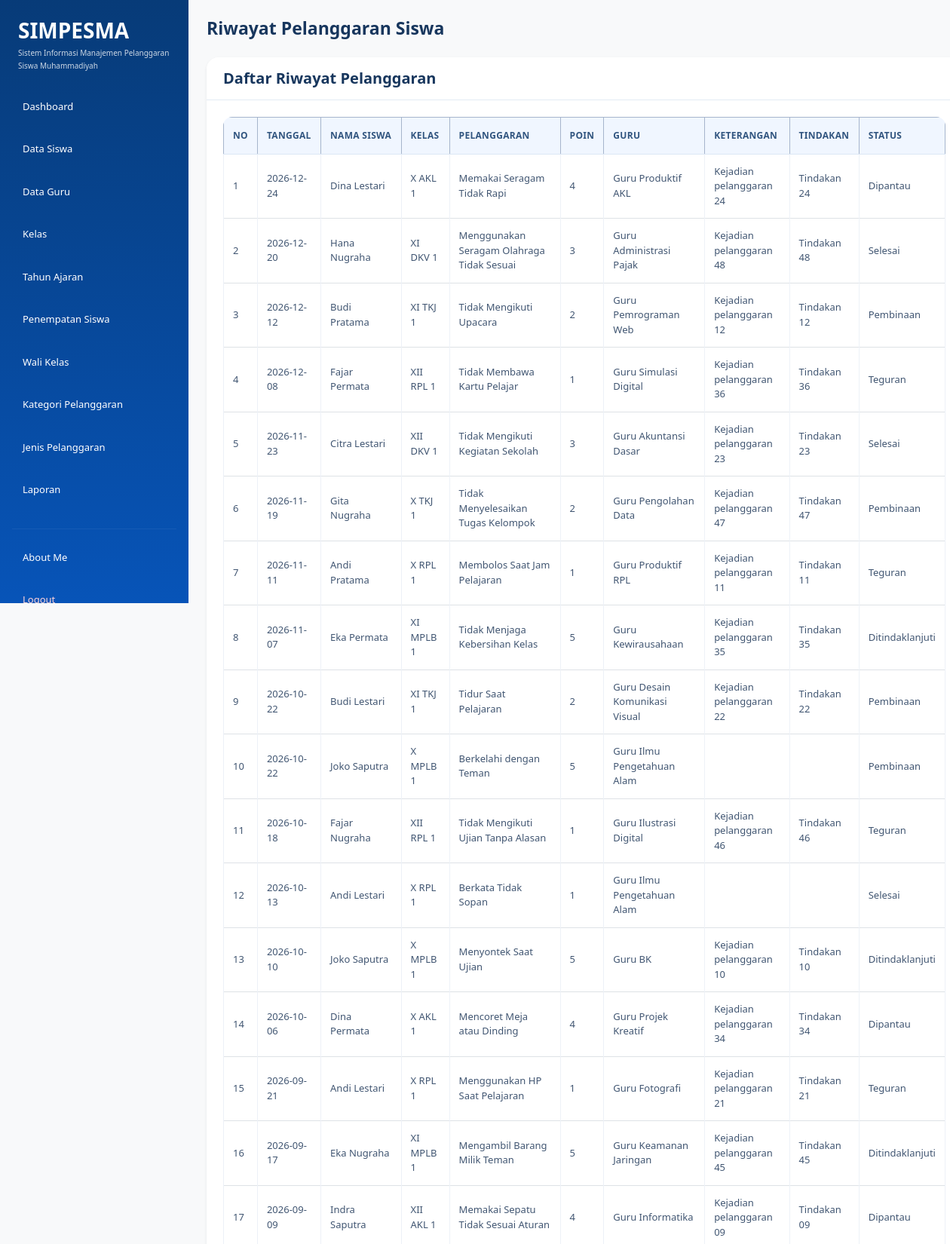
/riwayat_pelanggaran.php (signed in, upper part), run on the app's committed database.
### tables this page shows
CREATE TABLE `t_pelanggaran_siswa` (
  `id` int(11) NOT NULL,
  `tahun_ajaran_id` int(11) NOT NULL,
  `siswa_id` int(11) NOT NULL,
  `nama_siswa` varchar(150) NOT NULL,
  `kelas_id` int(11) NOT NULL,
  `nama_kelas` varchar(100) NOT NULL,
  `pelanggaran_id` int(11) NOT NULL,
  `nama_pelanggaran` varchar(150) NOT NULL,
  `pelanggaran_kategori_id` int(11) NOT NULL,
  `guru_id` int(11) NOT NULL,
  `nama_guru` varchar(150) NOT NULL,
  `tanggal` date NOT NULL,
  `keterangan` text NOT NULL,
  `poin` int(11) NOT NULL,
  `tindakan` text NOT NULL,
  `status` varchar(30) NOT NULL,
  `created_at` timestamp NOT NULL DEFAULT current_timestamp(),
  `updated_at` timestamp NOT NULL DEFAULT current_timestamp()
);

### riwayat_pelanggaran.php (the view, shortened to what this page needs)
<?php
include "config/koneksi.php";
$role = $_SESSION['role'];
$where = "WHERE 1=1";
$query = mysqli_query($koneksi, "
    SELECT *
    FROM t_pelanggaran_siswa
    $where
    ORDER BY tanggal DESC, nama_siswa ASC
");
?>
<!DOCTYPE html>
<html lang="id">
<head>
     <link
        href="https://cdn.jsdelivr.net/npm/bootstrap@5.3.8/dist/css/bootstrap.min.css"
        rel="stylesheet"
    >
    <link
        href="https://cdn.datatables.net/3.1.4/css/dataTables.dataTables.min.css"
        rel="stylesheet"
    >
    <link rel="stylesheet" href="style.css">
</head>
<body class="bg-light">
<div class="container-fluid">
    <div class="row min-vh-100">
        <aside
            class="col-md-3 col-lg-2 min-vh-100 p-3"
            style="background-color: #30318B;"
        >
            <div class="mb-4 px-2">
                <h3 class="text-white mb-1 fw-bold">
                    SIMPESMA
                </h3>
                <p class="text-white mb-0" style="font-size: 10px; line-height: 1.7; opacity: 0.8;">
                    Sistem Informasi Manajemen
                    Pelanggaran Siswa Muhammadiyah
                </p>
            </div>
            <ul class="nav nav-pills flex-column">
                <li class="nav-item mb-2">
                    <a href="dashboard.php" class="nav-link text-white">
                        Dashboard
                    </a>
                </li>
                <?php if ($role == 'admin') { ?>
                    <li class="nav-item mb-2">
                        <a href="data_siswa.php" class="nav-link text-white">
                            Data Siswa
                        </a>
                    </li>
                    <li class="nav-item mb-2">
                        <a href="data_guru.php" class="nav-link text-white">
                            Data Guru
                        </a>
                    </li>
                    <li class="nav-item mb-2">
                        <a href="data_kelas.php" class="nav-link text-white">
                            Kelas
                        </a>
                    </li>
                    <li class="nav-item mb-2">
                        <a href="data_tahun_ajaran.php" class="nav-link text-white">
                            Tahun Ajaran
                        </a>
                    </li>
                    <li class="nav-item mb-2">
                        <a href="penempatan_siswa.php" class="nav-link text-white">
                            Penempatan Siswa
                        </a>
                    </li>
                    <li class="nav-item mb-2">
                        <a href="wali_kelas.php" class="nav-link text-white">
                            Wali Kelas
                        </a>
                    </li>
                    <li class="nav-item mb-2">
                        <a href="kategori_pelanggaran.php" class="nav-link text-white">
                            Kategori Pelanggaran
                        </a>
                    </li>
                    <li class="nav-item mb-2">
                        <a href="jenis_pelanggaran.php" class="nav-link text-white">
                            Jenis Pelanggaran
                        </a>
                    </li>
                    <li class="nav-item mb-2">
                        <a href="laporan.php" class="nav-link text-white">
                            Laporan
                        </a>
                    </li>
                <?php } ?>
                <hr class="text-white-50">
                <li class="nav-item mb-2">
                    <a href="about_me.php" class="nav-link text-white">
                        About Me
                    </a>
                </li>
                <li class="nav-item">
                    <a href="logout.php" class="nav-link text-danger">
                        Logout
                    </a>
                </li>
            </ul>
        </aside>
        <main class="col-md-9 col-lg-10 p-4">
            <div class="mb-4">
                <h2 class="fw-bold mb-1">
                    Riwayat Pelanggaran Siswa
                </h2>
            </div>
            <div class="card border-0 shadow-sm">
                <div class="card-header bg-white py-3">
                    <h5 class="mb-0">
                        Daftar Riwayat Pelanggaran
                    </h5>
                </div>
                <div class="card-body">
                    <div class="table-responsive">
                        <table
                            id="example"
                            class="table table-bordered table-hover align-middle"
                        >
                            <thead class="table-primary">
                                <tr>
                                    <th>No</th>
                                    <th>Tanggal</th>
                                    <th>Nama Siswa</th>
                                    <th>Kelas</th>
                                    <th>Pelanggaran</th>
                                    <th>Poin</th>
                                    <th>Guru</th>
                                    <th>Keterangan</th>
                                    <th>Tindakan</th>
                                    <th>Status</th>
                                </tr>
                            </thead>
                            <tbody>
                                <?php
                                $no = 1;
                                while ($row = mysqli_fetch_assoc($query)) {
                                ?>
                                    <tr>
                                        <td>
                                            <?php echo $no++; ?>
                                        </td>
                                        <td>
                                            <?php echo htmlspecialchars($row['tanggal']); ?>
                                        </td>
                                        <td>
                                            <?php echo htmlspecialchars($row['nama_siswa']); ?>
                                        </td>
                                        <td>
                                            <?php echo htmlspecialchars($row['nama_kelas']); ?>
                                        </td>
                                        <td>
                                            <?php echo htmlspecialchars($row['nama_pelanggaran']); ?>
                                        </td>
                                        <td>
                                            <?php echo htmlspecialchars($row['poin']); ?>
                                        </td>
                                        <td>
                                            <?php echo htmlspecialchars($row['nama_guru']); ?>
                                        </td>
                                        <td>
                                            <?php echo htmlspecialchars($row['keterangan']); ?>
                                        </td>
                                        <td>
                                            <?php echo htmlspecialchars($row['tindakan']); ?>
                                        </td>
                                        <td>
                                            <?php echo htmlspecialchars($row['status']); ?>
                                        </td>
                                    </tr>
                                <?php } ?>
                            </tbody>
                        </table>
                    </div>
                </div>
            </div>
        </main>
    </div>
</div>
</body>
</html>

### style.css (style rules this page uses)
:root { --primary: #0754b8; --primary-dark: #073b78; --primary-light: #eaf3ff; --background: #f5f9ff; --white: #ffffff; --text: #17365d; --muted: #71829a; --border: #e3ebf5; --success: #198754; --danger: #dc3545; --radius: 16px; }
* { box-sizing: border-box; }
body { margin: 0; font-family: "Segoe UI", Arial, sans-serif; background: var(--background); color: var(--text); font-size: 14px; }
h1, h2, h3, h4, h5 { color: var(--text); font-weight: 700; }
a { text-decoration: none; }
aside, .sidebar, .col-lg-2.min-vh-100, .col-md-3.col-lg-2.min-vh-100 { background: linear-gradient( 180deg, #073b78 0%, #0754b8 100% ) !important; }
.col-lg-2.min-vh-100, .col-md-3.col-lg-2.min-vh-100 { padding: 24px 16px !important; }
.nav-pills .nav-link { color: #dceaff; padding: 12px 14px; margin-bottom: 5px; border-radius: 10px; font-size: 13px; font-weight: 500; transition: all 0.2s ease; }
.nav-pills .nav-link.text-danger { color: #ffd5d9 !important; }
hr { border-color: rgba(255, 255, 255, 0.25); }
main { min-width: 0; padding: 32px !important; }
main h2 { font-size: 23px; }
.container-fluid { padding-left: 0; padding-right: 0; }
.row { margin-right: 0; margin-left: 0; }
.card { border: 1px solid var(--border); border-radius: var(--radius); background: var(--white); box-shadow: 0 5px 22px rgba(22, 63, 115, 0.045); transition: box-shadow 0.2s ease, transform 0.2s ease; }
.card-header { background: #ffffff; border-bottom: 1px solid var(--border); padding: 18px 22px; border-radius: var(--radius) var(--radius) 0 0 !important; font-weight: 700; color: var(--text); }
.card-body { padding: 22px; }
.table-responsive { border-radius: 12px; }
.table { margin-bottom: 0; vertical-align: middle; font-size: 13px; }
.table thead th, .table th { background: #f0f6ff; color: #31557f; font-size: 12px; font-weight: 700; text-transform: uppercase; letter-spacing: 0.3px; border-bottom: 1px solid #dce7f5; padding: 15px 12px; white-space: nowrap; }
.table tbody td { color: #415672; padding: 13px 12px; border-color: #edf1f7; }
@media (min-width: 768px) { .col-md-3.col-lg-2.min-vh-100, .col-lg-2.min-vh-100, aside.sidebar { position: fixed !important; top: 0; left: 0; bottom: 0; width: 250px; height: 100vh; overflow-y: auto; z-index: 1000; } }
@media (min-width: 768px) { main { margin-left: 250px; width: calc(100% - 250px); } }

### data on the page
t_pelanggaran_siswa: tanggal "2026-12-24", nama_siswa "Dina Lestari", nama_kelas "X AKL 1", nama_pelanggaran "Memakai Seragam Tidak Rapi", poin "4", nama_guru "Guru Produktif AKL", keterangan "Kejadian pelanggaran 24", tindakan "Tindakan 24", status "Dipantau"
t_pelanggaran_siswa: tanggal "2026-12-20", nama_siswa "Hana Nugraha", nama_kelas "XI DKV 1", nama_pelanggaran "Menggunakan Seragam Olahraga Tidak Sesuai", poin "3", nama_guru "Guru Administrasi Pajak", keterangan "Kejadian pelanggaran 48", tindakan "Tindakan 48", status "Selesai"
t_pelanggaran_siswa: tanggal "2026-12-12", nama_siswa "Budi Pratama", nama_kelas "XI TKJ 1", nama_pelanggaran "Tidak Mengikuti Upacara", poin "2", nama_guru "Guru Pemrograman Web", keterangan "Kejadian pelanggaran 12", tindakan "Tindakan 12", status "Pembinaan"
t_pelanggaran_siswa: tanggal "2026-12-08", nama_siswa "Fajar Permata", nama_kelas "XII RPL 1", nama_pelanggaran "Tidak Membawa Kartu Pelajar", poin "1", nama_guru "Guru Simulasi Digital", keterangan "Kejadian pelanggaran 36", tindakan "Tindakan 36", status "Teguran"
t_pelanggaran_siswa: tanggal "2026-11-23", nama_siswa "Citra Lestari", nama_kelas "XII DKV 1", nama_pelanggaran "Tidak Mengikuti Kegiatan Sekolah", poin "3", nama_guru "Guru Akuntansi Dasar", keterangan "Kejadian pelanggaran 23", tindakan "Tindakan 23", status "Selesai"
t_pelanggaran_siswa: tanggal "2026-11-19", nama_siswa "Gita Nugraha", nama_kelas "X TKJ 1", nama_pelanggaran "Tidak Menyelesaikan Tugas Kelompok", poin "2", nama_guru "Guru Pengolahan Data", keterangan "Kejadian pelanggaran 47", tindakan "Tindakan 47", status "Pembinaan"
t_pelanggaran_siswa: tanggal "2026-11-11", nama_siswa "Andi Pratama", nama_kelas "X RPL 1", nama_pelanggaran "Membolos Saat Jam Pelajaran", poin "1", nama_guru "Guru Produktif RPL", keterangan "Kejadian pelanggaran 11", tindakan "Tindakan 11", status "Teguran"
t_pelanggaran_siswa: tanggal "2026-11-07", nama_siswa "Eka Permata", nama_kelas "XI MPLB 1", nama_pelanggaran "Tidak Menjaga Kebersihan Kelas", poin "5", nama_guru "Guru Kewirausahaan", keterangan "Kejadian pelanggaran 35", tindakan "Tindakan 35", status "Ditindaklanjuti"
t_pelanggaran_siswa: tanggal "2026-10-22", nama_siswa "Budi Lestari", nama_kelas "XI TKJ 1", nama_pelanggaran "Tidur Saat Pelajaran", poin "2", nama_guru "Guru Desain Komunikasi Visual", keterangan "Kejadian pelanggaran 22", tindakan "Tindakan 22", status "Pembinaan"
t_pelanggaran_siswa: tanggal "2026-10-22", nama_siswa "Joko Saputra", nama_kelas "X MPLB 1", nama_pelanggaran "Berkelahi dengan Teman", poin "5", nama_guru "Guru Ilmu Pengetahuan Alam", status "Pembinaan"
t_pelanggaran_siswa: tanggal "2026-10-18", nama_siswa "Fajar Nugraha", nama_kelas "XII RPL 1", nama_pelanggaran "Tidak Mengikuti Ujian Tanpa Alasan", poin "1", nama_guru "Guru Ilustrasi Digital", keterangan "Kejadian pelanggaran 46", tindakan "Tindakan 46", status "Teguran"
t_pelanggaran_siswa: tanggal "2026-10-13", nama_siswa "Andi Lestari", nama_kelas "X RPL 1", nama_pelanggaran "Berkata Tidak Sopan", poin "1", nama_guru "Guru Ilmu Pengetahuan Alam", status "Selesai"
t_pelanggaran_siswa: tanggal "2026-10-10", nama_siswa "Joko Saputra", nama_kelas "X MPLB 1", nama_pelanggaran "Menyontek Saat Ujian", poin "5", nama_guru "Guru BK", keterangan "Kejadian pelanggaran 10", tindakan "Tindakan 10", status "Ditindaklanjuti"
t_pelanggaran_siswa: tanggal "2026-10-06", nama_siswa "Dina Permata", nama_kelas "X AKL 1", nama_pelanggaran "Mencoret Meja atau Dinding", poin "4", nama_guru "Guru Projek Kreatif", keterangan "Kejadian pelanggaran 34", tindakan "Tindakan 34", status "Dipantau"
t_pelanggaran_siswa: tanggal "2026-09-21", nama_siswa "Andi Lestari", nama_kelas "X RPL 1", nama_pelanggaran "Menggunakan HP Saat Pelajaran", poin "1", nama_guru "Guru Fotografi", keterangan "Kejadian pelanggaran 21", tindakan "Tindakan 21", status "Teguran"
t_pelanggaran_siswa: tanggal "2026-09-17", nama_siswa "Eka Nugraha", nama_kelas "XI MPLB 1", nama_pelanggaran "Mengambil Barang Milik Teman", poin "5", nama_guru "Guru Keamanan Jaringan", keterangan "Kejadian pelanggaran 45", tindakan "Tindakan 45", status "Ditindaklanjuti"
t_pelanggaran_siswa: tanggal "2026-09-09", nama_siswa "Indra Saputra", nama_kelas "XII AKL 1", nama_pelanggaran "Memakai Sepatu Tidak Sesuai Aturan", poin "4", nama_guru "Guru Informatika", keterangan "Kejadian pelanggaran 09", tindakan "Tindakan 09", status "Dipantau"
